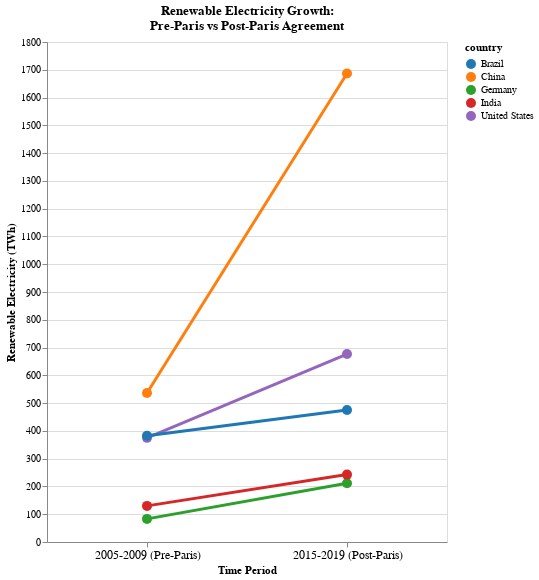

Notebook code cell kept with this figure:
### Markdown cell above
Now we are going to combine them all together and do some styling of the combined chart.

.resolve_scale(color='independent') → ensures each layer (lines, points, labels) shares the same consistent color mapping.

### Code cell
# Combine all layers and attach the param ONCE
slope_graph = alt.layer(lines, points, labels).properties(
    width=400,
    height=500,
    title=["Renewable Electricity Growth:", "Pre-Paris vs Post-Paris Agreement"]
).resolve_scale(
    color='independent'
)
slope_graph

### Figure 1 — Vega-Lite specification as saved in the notebook (floating-point values rounded to 4 significant figures)
{"config": {"view": {"continuousWidth": 300, "continuousHeight": 300}}, "layer": [{"mark": {"type": "line", "strokeWidth": 3}, "encoding": {"color": {"field": "country", "legend": null, "scale": {"scheme": "category10"}, "title": "Country", "type": "nominal"}, "tooltip": [{"field": "country", "title": "Country", "type": "nominal"}, {"field": "period_label", "title": "Period", "type": "ordinal"}, {"field": "renewables_electricity", "format": ".1f", "title": "Renewable Electricity (TWh)", "type": "quantitative"}], "x": {"axis": {"labelAngle": 0, "labelFontSize": 12}, "field": "period_label", "title": "Time Period", "type": "ordinal"}, "y": {"axis": {"format": ".0f"}, "field": "renewables_electricity", "title": "Renewable Electricity (TWh)", "type": "quantitative"}}}, {"mark": {"type": "circle", "opacity": 1, "size": 100}, "encoding": {"color": {"field": "country", "legend": null, "scale": {"scheme": "category10"}, "type": "nominal"}, "tooltip": [{"field": "country", "title": "Country", "type": "nominal"}, {"field": "period_label", "title": "Period", "type": "ordinal"}, {"field": "renewables_electricity", "format": ".1f", "title": "Renewable Electricity (TWh)", "type": "quantitative"}], "x": {"field": "period_label", "type": "ordinal"}, "y": {"field": "renewables_electricity", "type": "quantitative"}}}, {"mark": {"type": "text", "align": "left", "dx": 8, "fontSize": 11, "fontWeight": "bold"}, "encoding": {"color": {"field": "country", "scale": {"scheme": "category10"}, "type": "nominal"}, "text": {"condition": {"test": "(datum.period_label === '2015-2019\\\\n(Post-Paris)')", "field": "country", "type": "nominal"}, "value": ""}, "x": {"field": "period_label", "type": "ordinal"}, "y": {"field": "renewables_electricity", "type": "quantitative"}}}], "data": {"name": "data-c4ca3529e5fa6dfad3c6222849e4bae6"}, "height": 500, "resolve": {"scale": {"color": "independent"}}, "title": ["Renewable Electricity Growth:", "Pre-Paris vs Post-Paris Agreement"], "width": 400, "$schema": "https://vega.github.io/schema/vega-lite/v5.20.1.json", "datasets": {"data-c4ca3529e5fa6dfad3c6222849e4bae6": [{"country": "China", "period": "period_1_avg", "renewables_electricity": 536.3, "period_label": "2005-2009\n(Pre-Paris)"}, {"country": "United States", "period": "period_1_avg", "renewables_electricity": 375.0, "period_label": "2005-2009\n(Pre-Paris)"}, {"country": "Germany", "period": "period_1_avg", "renewables_electricity": 83.18, "period_label": "2005-2009\n(Pre-Paris)"}, {"country": "India", "period": "period_1_avg", "renewables_electricity": 130.0, "period_label": "2005-2009\n(Pre-Paris)"}, {"country": "Brazil", "period": "period_1_avg", "renewables_electricity": 382.7, "period_label": "2005-2009\n(Pre-Paris)"}, {"country": "China", "period": "period_2_avg", "renewables_electricity": 1687.0, "period_label": "2015-2019\n(Post-Paris)"}, {"country": "United States", "period": "period_2_avg", "renewables_electricity": 676.5, "period_label": "2015-2019\n(Post-Paris)"}, {"country": "Germany", "period": "period_2_avg", "renewables_electricity": 211.4, "period_label": "2015-2019\n(Post-Paris)"}, {"country": "India", "period": "period_2_avg", "renewables_electricity": 242.6, "period_label": "2015-2019\n(Post-Paris)"}, {"country": "Brazil", "period": "period_2_avg", "renewables_electricity": 475.0, "period_label": "2015-2019\n(Post-Paris)"}]}}
